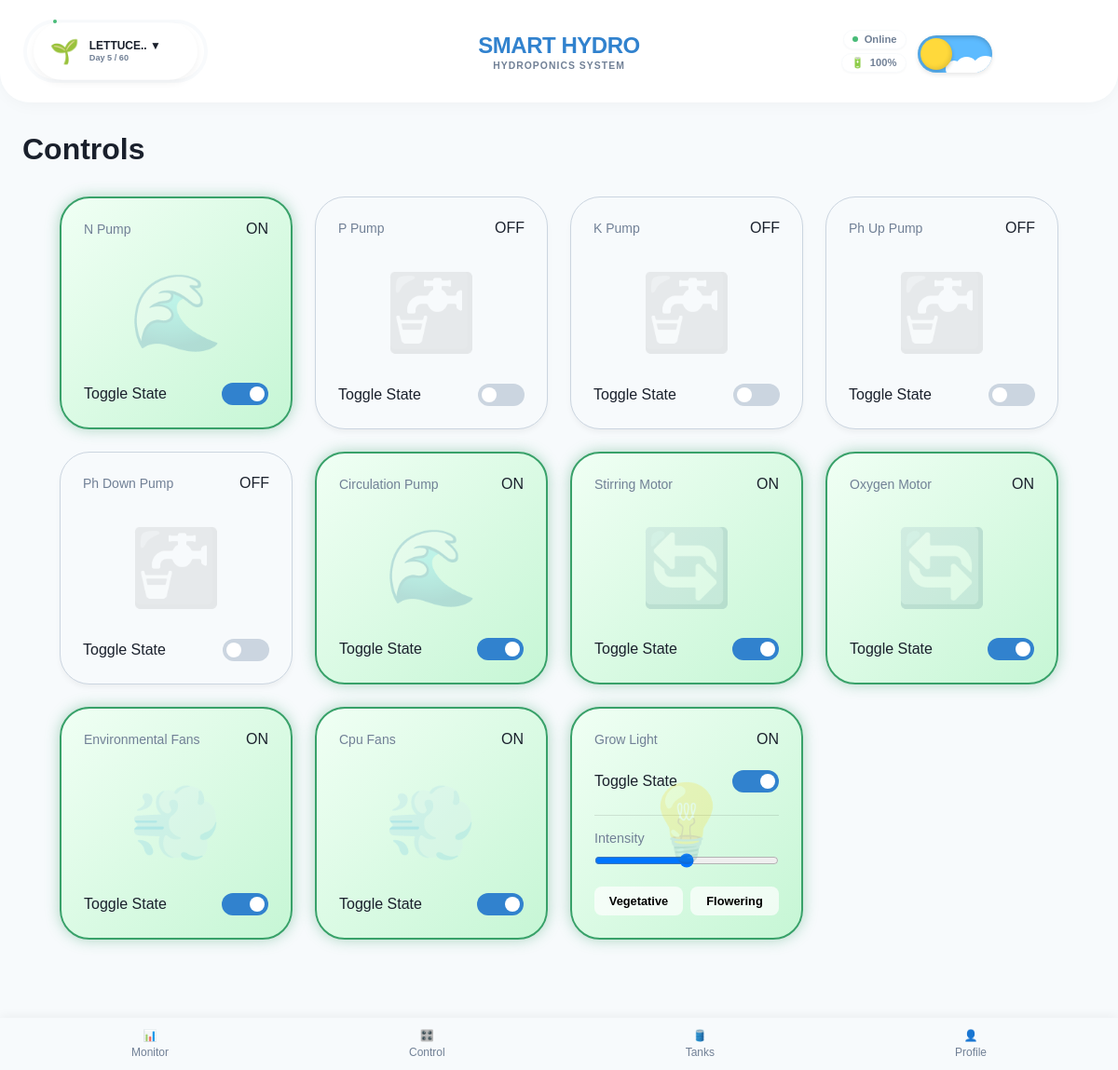
The app's page /controls (signed in), older data.
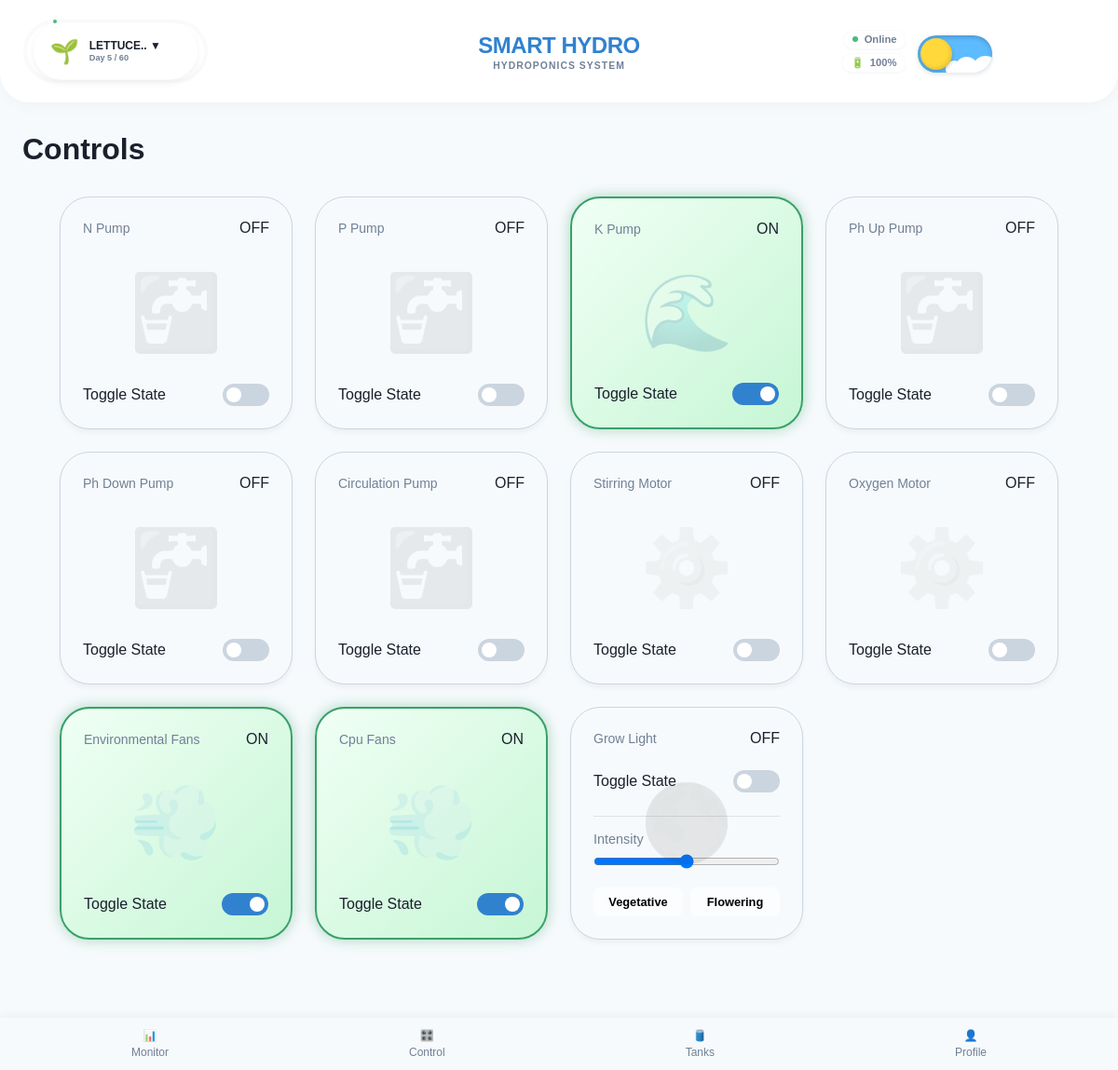
The same page, newer data.
### models.py (models this page shows)
class Plant(db.Model):
    id = db.Column(db.Integer, primary_key=True)
    name = db.Column(db.String(100), nullable=False)
    temp_min = db.Column(db.Float, default=20.0)
    temp_max = db.Column(db.Float, default=30.0)
    humidity_min = db.Column(db.Float, default=40.0)
    humidity_max = db.Column(db.Float, default=70.0)
    ph_min = db.Column(db.Float, default=5.5)
    ph_max = db.Column(db.Float, default=6.5)
    tds_min = db.Column(db.Float, default=800.0)
    tds_max = db.Column(db.Float, default=1200.0)
    n_min = db.Column(db.Float, default=100.0)
    n_max = db.Column(db.Float, default=200.0)
    p_min = db.Column(db.Float, default=30.0)
    p_max = db.Column(db.Float, default=50.0)
    k_min = db.Column(db.Float, default=100.0)
    k_max = db.Column(db.Float, default=300.0)
    light_min = db.Column(db.Float, default=1000.0)
    light_max = db.Column(db.Float, default=20000.0)
    expected_days = db.Column(db.Integer, default=60)
    start_date = db.Column(db.DateTime, default=datetime.utcnow)

class ControlStatus(db.Model):
    id = db.Column(db.Integer, primary_key=True)
    name = db.Column(db.String(50), unique=True, nullable=False) # e.g., 'n_pump', 'grow_light'
    is_on = db.Column(db.Boolean, default=False)
    settings = db.Column(db.JSON, nullable=True) # Store intensity, spectrum for lights

### routes/views.py (the view)
@views.route('/controls')
@login_required
def controls():
    plant = Plant.query.first()
    controls = ControlStatus.query.all()
    return render_template('controls.html', user=current_user, controls=controls, plant=plant)

### templates/controls.html (shortened to what this page needs)
{% extends "base.html" %}
{% block content %}
<h1 style="margin-bottom: 1.5rem;">Controls</h1>
<div class="card-grid">
    {% for control in controls %}
    {% set theme = '' %}
    {% set icon_off = '🔌' %}
    {% set icon_on = '⚡' %}
    {% if 'pump' in control.name %}
    {% set icon_off = '🚰' %}
    {% set icon_on = '🌊' %}
    {% elif 'fan' in control.name %}
    {% set icon_off = '🛑' %}
    {% set icon_on = '💨' %}
    {% elif 'light' in control.name %}
    {% set icon_off = '🌑' %}
    {% set icon_on = '💡' %}
    {% elif 'motor' in control.name %}
    {% set icon_off = '⚙️' %}
    {% set icon_on = '🔄' %}
    {% endif %}
    <div class="card {{ 'card-on' if control.is_on else 'card-off' }}" id="card-{{ control.name }}"
        data-icon-on="{{ icon_on }}" data-icon-off="{{ icon_off }}"
        style="{{ 'transition: background 0.5s ease;' if control.name == 'grow_light' else '' }}">
        <span class="bg-icon" id="icon-{{ control.name }}">
            {{ icon_on if control.is_on else icon_off }}
        </span>
        <div class="card-header">
            <span class="card-title" style="text-transform: capitalize;">{{ control.name.replace('_', ' ') }}</span>
            <div class="status-badge {{ 'status-online' if control.is_on else 'status-offline' }}"
                id="badge-{{ control.name }}">
                {{ 'ON' if control.is_on else 'OFF' }}
            </div>
        </div>
        <div style="display: flex; justify-content: space-between; align-items: center; margin-top: 1rem;">
            <span>Toggle State</span>
            <label class="switch">
                <span class="slider round"></span>
            </label>
        </div>
        {% if control.name == 'grow_light' %}
        <div style="margin-top: 1.5rem; border-top: 1px solid rgba(0,0,0,0.1); padding-top: 1rem;">
            <div style="margin-bottom: 0.5rem; font-size: 0.9rem; color: var(--text-secondary);">Intensity</div>
            <input type="range" min="0" max="100" value="50" style="width: 100%;">
            <div style="margin-top: 1rem; display: flex; gap: 0.5rem;">
                <button class="btn" onclick="setLightColor('vegetative')"
                    style="font-size: 0.8rem; padding: 0.5rem; background: rgba(255,255,255,0.7); flex: 1;">Vegetative</button>
                <button class="btn" onclick="setLightColor('flowering')"
                    style="font-size: 0.8rem; padding: 0.5rem; background: rgba(255,255,255,0.7); flex: 1;">Flowering</button>
            </div>
        </div>
        {% endif %}
    </div>
    {% endfor %}
</div>
{% endblock %}

### templates/base.html (shortened to what this page needs)
<!DOCTYPE html>
<html lang="en">
<head>
    <link rel="stylesheet" href="{{ url_for('static', filename='css/style.css') }}">
</head>
<body>
    {% if current_user.is_authenticated %}
    <header class="app-header">
        <div class="header-left">
            {% set current_day = 5 %}
            {% set total_days = plant.expected_days if plant else 60 %}
            {% set pct = (current_day / total_days * 100) | int %}
            {% set ring_color = 'mid' %}
            {% if pct < 30 %}{% set ring_color='low' %}{% endif %} {% if pct> 70 %}{% set ring_color = 'high' %}{% endif
                %}
                <div class="plant-ring-wrapper">
                    <div class="ring-content">
                        <div class="ring-icon">🌱</div>
                        <div class="ring-text-stack">
                            <div class="ring-name">{{ (plant.name if plant else 'Lettuce')[:10] }}.. ▼</div>
                            <div class="ring-days">Day {{ current_day }} / {{ total_days }}</div>
                        </div>
                    </div>
                </div>
        </div>
        <div class="header-center">
            <div class="brand-title">SMART HYDRO</div>
            <div class="brand-subtitle">Hydroponics System</div>
        </div>
        <div class="header-right" style="flex-direction: row; gap: 0.75rem;">
            <div style="display: flex; flex-direction: column; align-items: flex-end; gap: 0.25rem;">
                <div class="status-chip">
                    <div class="status-dot-white"></div> Online
                </div>
                <div class="status-chip">
                    <span>🔋</span> 100%
                </div>
            </div>
            <div class="toggle-wrapper" title="Toggle Theme">
                <label for="theme_toggle" class="toggle-label">
                    <span class="cloud cloud-1"></span>
                    <span class="cloud cloud-2"></span>
                    <span class="cloud cloud-3"></span>
                    <div class="toggle-thumb">
                    </div>
                </label>
            </div>
        </div>
    </header>
    {% endif %}
    <main class="container">
        {% block content %}{% endblock %}
    </main>
    {% if current_user.is_authenticated %}
    <nav class="bottom-nav">
        <a href="{{ url_for('views.monitor') }}"
            class="nav-item {% if request.endpoint == 'views.monitor' %}active{% endif %}">
            <span>📊</span>
            <span>Monitor</span>
        </a>
        <a href="{{ url_for('views.controls') }}"
            class="nav-item {% if request.endpoint == 'views.controls' %}active{% endif %}">
            <span>🎛️</span>
            <span>Control</span>
        </a>
        <a href="{{ url_for('views.tanks') }}"
            class="nav-item {% if request.endpoint == 'views.tanks' %}active{% endif %}">
            <span>🛢️</span>
            <span>Tanks</span>
        </a>
        <a href="{{ url_for('views.profile') }}"
            class="nav-item {% if request.endpoint == 'views.profile' %}active{% endif %}">
            <span>👤</span>
            <span>Profile</span>
        </a>
    </nav>
    <div style="height: 60px;"></div>
    {% endif %}
</body>
</html>

Row changes from the older to the newer data that the page shows:
changed ControlStatus "N Pump": is_on "ON" → "OFF"; is_on "🌊" → (not shown)
changed ControlStatus "K Pump": is_on (not shown) → "🌊"; is_on "OFF" → "ON"
changed ControlStatus "Circulation Pump": is_on "ON" → "OFF"; is_on "🌊" → (not shown)
changed ControlStatus "Stirring Motor": is_on "ON" → "OFF"; is_on "🔄" → (not shown)
changed ControlStatus "Oxygen Motor": is_on "ON" → "OFF"; is_on "🔄" → (not shown)
changed ControlStatus "Grow Light": is_on "💡" → "🌑"; is_on "ON" → "OFF"
